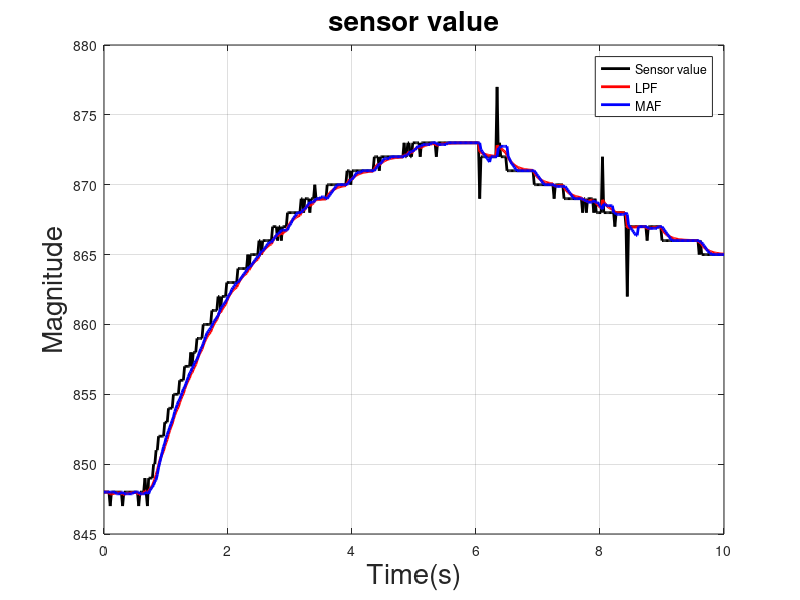
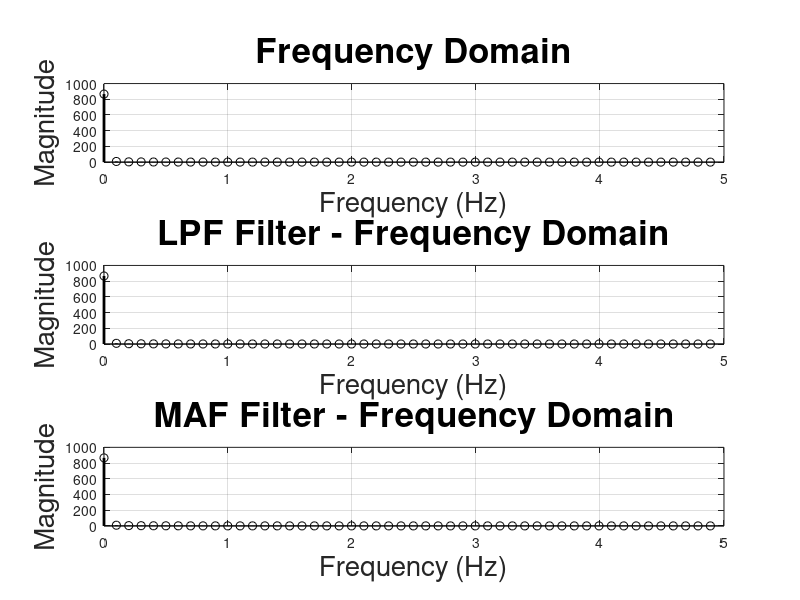

These charts were generated, in order, by the following MATLAB code:
clc                          % 저장된 변수나 함수를 제거하는 코드
clear all                    % command window를 제거하는 코드
close all                    % 모든 process를 제거하는 코드

%% Set Parameters
    %Set Simulation Time
        end_time = 10;           % 그리고자 하는 그래프를 측정할 시간을 선택
        delta_t = 0.02;        % 0.001초마다 값을 체크하여 값을 찍겠다는 의미

%% Read Data File
    fileID = fopen('thermistor_adc.txt', 'r');
    y = fscanf(fileID, '%d,');  % 쉼표로 구분된 정수 읽기
    fclose(fileID);

    n=1;
    m=1;
    for(t=0:delta_t:end_time)
    
        sim_y(n) = y(m);
        sim_time(n) = t;
        n=n+1;
        m=m+2;
    end

%% Moving Average Filter
size = 8; % 평균낼 데이터의 사이즈를 조절
n = size;

% 필터의 코드는 강의자료 ppt를 참고하여 작성하였습니다.
for(i = size*delta_t : delta_t : end_time)
    Avg = 0; % for 문을 한번 실행할 때마다 새로운 Avg값을 넣어주어야 하므로 초기화
    
    % simulation
    for(i = 0 : 1 : size-1)
        MAF_BUFF(i+1) = sim_y(n-i); % size만큼의 데이터를 더해서 배열에 집어넣음
    end
    
    L = length(MAF_BUFF);
    Avg = sum(MAF_BUFF)/L; % MAF_BUFF의 길이를 측정 후 더해진 size만큼의 데이터를 평균내기 위해 길이로 나누어줌.
    
    n = n + 1;      %  n의 값을 1씩 증가시키면서 전체 데이터를 이동하면서 size만큼 평균냄
    maf(n) = Avg;   % for 문을 한 번씩 수행할 때마다 maf 배열에 평균낸 값을 집어넣음.
end
maf(1:10)=848;
%% LPF RC filter
cutoff = 1.5;     % 차단 주파수를 설정함
tau = 1 / (2*pi*cutoff);    % 시정수를 계산함
lpf(1) = 848;      % 매트랩의 배열 시작은 1부터 이므로 초기화
n = 2;           %  n-1을 계산하기 때문에 2부터 시작하도록 설정

% get data
% 강의자료 ppt의 계산방법을 참고하여 작성하였습니다.
for t = delta_t : delta_t : end_time 
    lpf(n) = ((delta_t * sim_y(n)) + (tau * lpf(n-1))) / (tau + delta_t);
    n = n + 1;
end


%% Calc FFT
    % Set FFT
        Fs              = 1/delta_t;        % Sampling Frequency
        T               = delta_t;          % Sampling Period
        L1              = length(sim_y);   % Length of each Signal
        L2              = length(lpf);
        L3              = length(maf);

        T_vector        = (0:L1-1)*T;        % TIme Vector of signal

        fft_f1           = Fs*(0:(L1/2))/L1;    % Frequency Range of each signal
        fft_f2           = Fs*(0:(L2/2))/L2;    % 분석 주파수 분해능 : fft_f(2) - fft_f(1)
        fft_f3           = Fs*(0:(L3/2))/L3;

      %Calc FFT
        fft_y_temp1      = abs(fft(sim_y)/L1);        % 허수부를 제거 
        fft_y_temp2      = abs(fft(lpf)/L2);
        fft_y_temp3      = abs(fft(maf)/L3);

        fft_y1           = fft_y_temp1(1:floor(L1/2)+1);            % 켤레 복소수 대응
        fft_y2           = fft_y_temp2(1:floor(L2/2)+1);            % 컴파일은 잘 되었지만, '인덱스로 사용시, 콜론 연산자에는 정수형 피연산자가 필요하다'고 경고 문구가 떠서 floor 함수를 사용하여 소수점 뒤자리를 삭제하고 정수로 변형하였습니다. 
        fft_y3           = fft_y_temp3(1:floor(L3/2)+1); 
       
        fft_y1(2:end-1)  = 2*fft_y1(2:end-1);         % 켤레 복소수 대응 
        fft_y2(2:end-1)  = 2*fft_y2(2:end-1);
        fft_y3(2:end-1)  = 2*fft_y3(2:end-1);


 %% FIR Low-pass Filter_filtfilt()

     n = 2;                             % filter order
     Fc = 5;                            % cutoff frequency
     Fs = 1/delta_t;                    % sampling frequency
     Fn = Fs/2;                         % nyquist frequency
     Wn = Fc/Fn;                        
    
     b = fir1(n, Wn, 'low');            % design FIR LPF
     sim_y3 = filtfilt(b, 1, sim_y);    % output result


%% Draw Graph
    % Draw Time Domain Graph
    figure('units', 'pixels', 'pos', [100 100 700 600], 'Color',[1, 1, 1]);
    plot(sim_time,sim_y,'-k','LineWidth',2)                        % linewidth는 라인의 두께를 의미, -k는 라인의 solid, 검정색 옵션을 나타냄, 앞의 두 매개변수는 x, y좌표를 의미
    hold on     % 한 figure에 여러개의 그래프를 나타내고 싶을 때 사용함
    plot(sim_time,lpf,'-r','LineWidth',2)
    hold on
    plot(sim_time,maf,'-b','LineWidth',2)
    legend('Sensor value','LPF','MAF')            % legend 함수를 이용하여 각 그래프의 이름을 우측 상단에 표시함 ( 범례 표시 )
    grid on
    
    xlabel('Time(s)','FontSize', 20);
    ylabel('Magnitude','FontSize', 20);
    title('sensor value', 'FontSize', 20);


    % Draw Frequency Damain Graph
    figure('units', 'pixels', 'pos', [800 100 700 600], 'Color',[1, 1, 1]);     
    % figure로 새 창 생성 % [1,1,1] 배경 흰색을 의미 % Xpos, Ypos는 figure창의 픽셀 위치를 
    % Xsize, Ysize는 figure창의 크기를 의미 % units는 측정 단위의 값으로 pixel을 가짐.
        subplot(3,1,1) % Frequency-Domain
    
                % stem(fft_f1,fft_y1,'-k','LineWidth',2)
                stem(fft_f1(1:50),fft_y1(1:50),'-k','LineWidth',2)
                grid on;                          
                % ylim([0 50]); % y축 한계를 0에서 100으로 설정
            xlabel('Frequency (Hz)',      'FontSize',20);
            ylabel('Magnitude',           'FontSize',20);
            title('Frequency Domain',     'FontSize',25);
        
        subplot(3,1,2) %Frequency-Domain
            
                % stem(fft_f2,fft_y2,'-k','LineWidth',2)
                stem(fft_f2(1:50),fft_y2(1:50),'-k','LineWidth',2)
                grid on;
                % ylim([0 50]); % y축 한계를 0에서 100으로 설정
            xlabel('Frequency (Hz)', 'fontsize',20);    
            ylabel('Magnitude',      'fontsize',20);   
            title ('LPF Filter - Frequency Domain','fontsize',25);
        
        subplot(3,1,3) %Frequency-Domain

                % stem(fft_f3,fft_y3,'-k','LineWidth',2)
                stem(fft_f3(1:50),fft_y3(1:50),'-k','LineWidth',2)
                grid on;                                 
                % ylim([0 50]); % y축 한계를 0에서 100으로 설정
           xlabel('Frequency (Hz)', 'fontsize',20);    
           ylabel('Magnitude',      'fontsize',20);   
           title ('MAF Filter - Frequency Domain','fontsize',25);